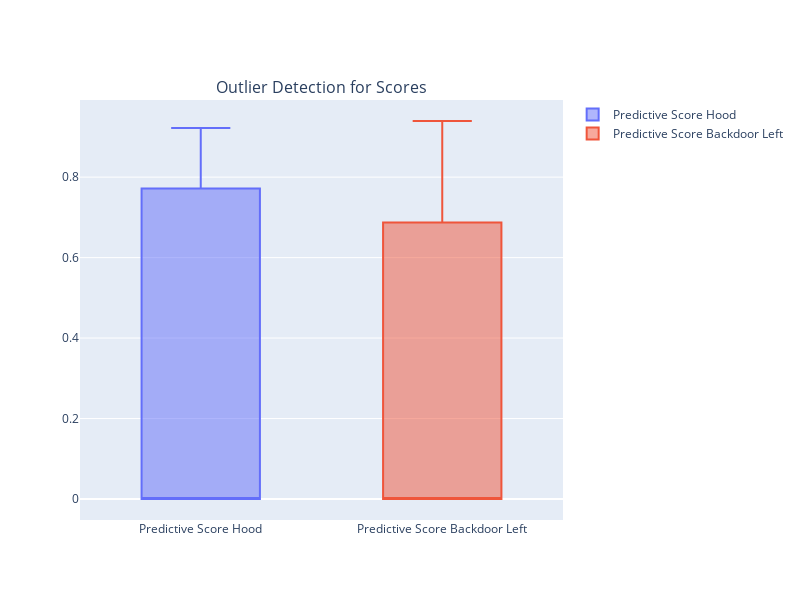

The code cell stored with this chart in its notebook:
### Code cell
fig = make_subplots(rows=1, cols=1, shared_yaxes=True, subplot_titles=("Outlier Detection for Scores",))
fig.add_trace(go.Box({'y': df["perspective_score_hood"]}, name="Predictive Score Hood"),
              1, 1)
fig.add_trace(go.Box({'y': df["perspective_score_backdoor_left"]}, name="Predictive Score Backdoor Left"),
              1, 1)
fig.update_layout(height=600, width=800)
fig.show()

### Figure 1 — Plotly figure (JSON) as saved in the notebook; plotly's stock layout.template omitted (floating-point values rounded to 4 significant figures; data arrays with more than 128 entries replaced by an {"elided": "..."} marker saying what was removed)
{"data": [{"name": "Predictive Score Hood", "type": "box", "xaxis": "x", "y": {"elided": "4000 float values"}, "yaxis": "y"}, {"name": "Predictive Score Backdoor Left", "type": "box", "xaxis": "x", "y": {"elided": "4000 float values"}, "yaxis": "y"}], "layout": {"annotations": [{"font": {"size": 16}, "showarrow": false, "text": "Outlier Detection for Scores", "x": 0.5, "xanchor": "center", "xref": "paper", "y": 1, "yanchor": "bottom", "yref": "paper"}], "height": 600, "width": 800, "xaxis": {"anchor": "y", "domain": [0, 1]}, "yaxis": {"anchor": "x", "domain": [0, 1]}}}
